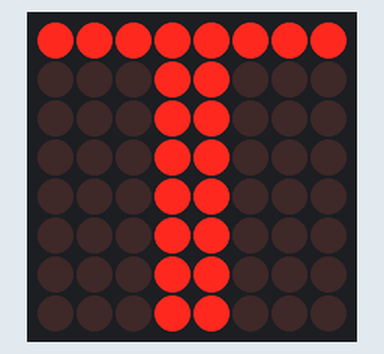
Recording of a sketch running on a simulated Arduino Uno, built with avr-gcc and run on an emulated ATmega328P. On the bench: 8×8 LED matrix.

Above: at 0.07 s.
At 0.68 s:
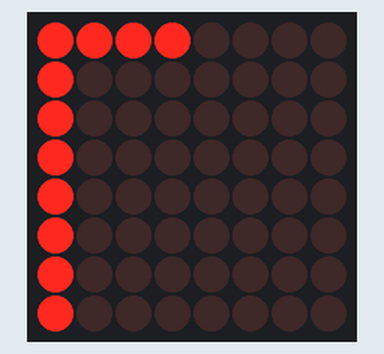
At 1.21 s:
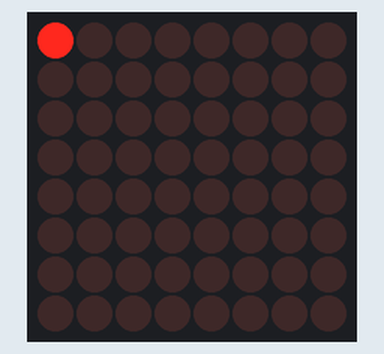
At 2.34 s:
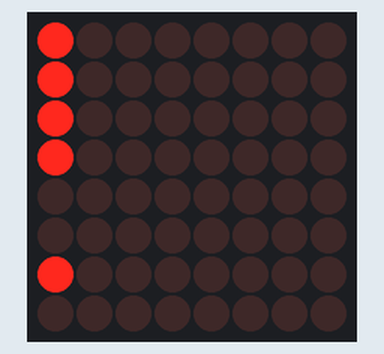
At 3.93 s:
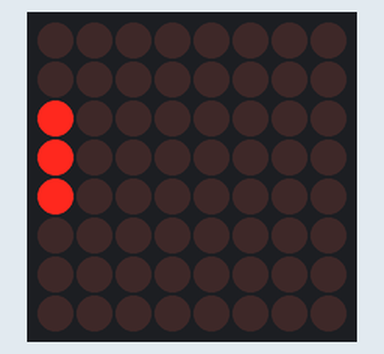
At 5.29 s:
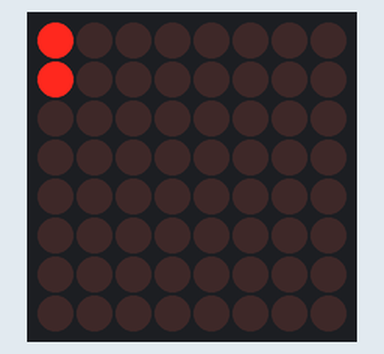

The sketch:

Name_Scroll_Earlier.ino
```cpp
#include "LedControl.h"

// Pin definitions
#define DATA_IN  12  // DIN pin
#define CLK_PIN  11   // CLK pin
#define CS_PIN   10   // LOAD pin

// Create an instance of the LEDControl class
LedControl lc = LedControl(DATA_IN, CLK_PIN, CS_PIN, 1);

// Delay time for scrolling effect (increase for slower scroll)
unsigned long scrollDelay = 150; // Slower scrolling

// Letter patterns for T, R, O, Y
byte T[8] = {
  0b11111111, 0b00011000, 0b00011000, 0b00011000,
  0b00011000, 0b00011000, 0b00011000, 0b00011000
};

byte R[8] = {
  0b11111110, 0b11000110, 0b11000110, 0b11111110,
  0b11011000, 0b11001100, 0b11000110, 0b00000000
};

byte O[8] = {
  0b00111100, 0b01100110, 0b11000011, 0b11000011,
  0b11000011, 0b01100110, 0b00111100, 0b00000000
};

byte Y[8] = {
  0b11000011, 0b11000011, 0b01100110, 0b00111100,
  0b00011000, 0b00011000, 0b00011000, 0b00011000
};

// Function to shift and display each letter smoothly
void scrollLetter(byte letter[8]) {
  for (int col = 0; col < 8; col++) {
    for (int row = 0; row < 8; row++) {
      // Shift each column one position to the left
      lc.setRow(0, row, letter[row] << col);
    }
    delay(scrollDelay);  // Delay for scrolling effect
  }
}

void setup() {
  lc.shutdown(0, false);  // Wake up the MAX72XX
  lc.setIntensity(0, 1);  // Set brightness (0 is min, 15 is max)
  lc.clearDisplay(0);     // Clear the display
}

void loop() {
  // Scroll each letter with a slight pause in between
  scrollLetter(T);
  delay(150);
  scrollLetter(R);
  delay(150);
  scrollLetter(O);
  delay(150);
  scrollLetter(Y);
  delay(150);
}
```

Measured:
- by itself, everything shown: repeats every 5.4 s, in 32 steps
